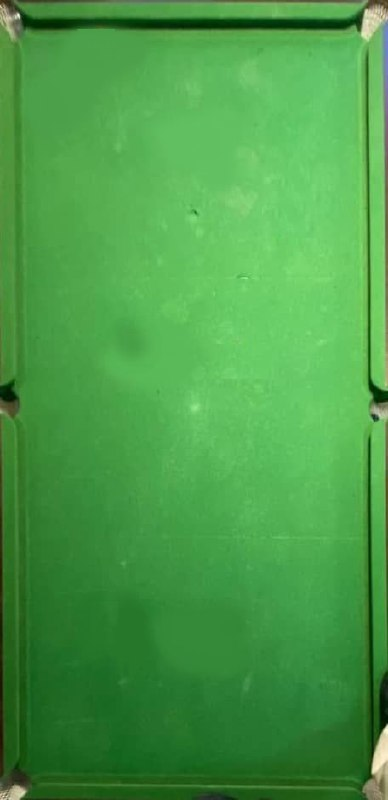
#> input picture blank_table.jpg, 388 x 800 px
$ python reduce_pictures.py
#> lines starting #> are read from the running program, lines starting #| are printed output that depends on the picture; after the words box and inside, x2 and y2 are one past the last pixel; in counts of white or black regions, pixels touching at a corner belong together
import cv2
import numpy as np


def find_balls(blank_table_img_path, table_with_balls_img_path, output_img_path):
    # Load the images
#> called with blank_table_img_path = 'blank_table.jpg', table_with_balls_img_path = 'pool_table_with_balls.jpg', output_img_path = 'marked_table.jpg'
    blank_table_img = cv2.imread(blank_table_img_path)
#> blank_table_img is the input picture: shape (800, 388, 3); mean B, G, R 71.7, 156.6, 73.8
    table_with_balls_img = cv2.imread(table_with_balls_img_path)
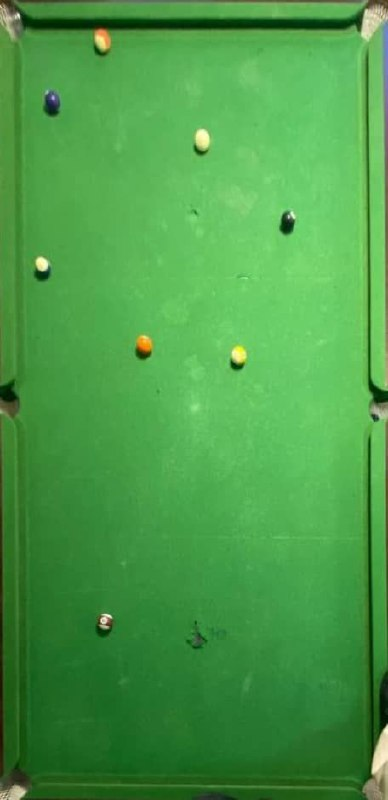
#> input picture pool_table_with_balls.jpg, 388 x 800 px
#> table_with_balls_img is the input picture: shape (800, 388, 3); mean B, G, R 71.6, 156.1, 74.2

    # Ensure both images have the same dimensions
    if blank_table_img.shape != table_with_balls_img.shape:
        raise ValueError("Image dimensions do not match")

    # Convert the images to grayscale
    blank_table_gray = cv2.cvtColor(blank_table_img, cv2.COLOR_BGR2GRAY)
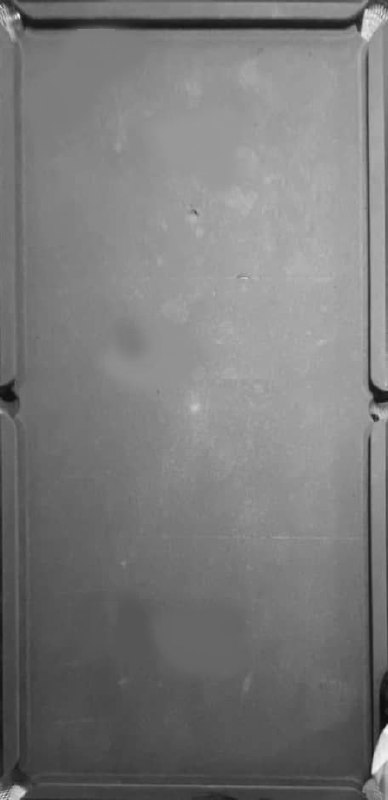
#> blank_table_gray: shape (800, 388); min 12, max 248, mean 122.1
    table_with_balls_gray = cv2.cvtColor(table_with_balls_img, cv2.COLOR_BGR2GRAY)

    # Calculate the absolute difference between the two images
    diff_img = cv2.absdiff(blank_table_gray, table_with_balls_gray)
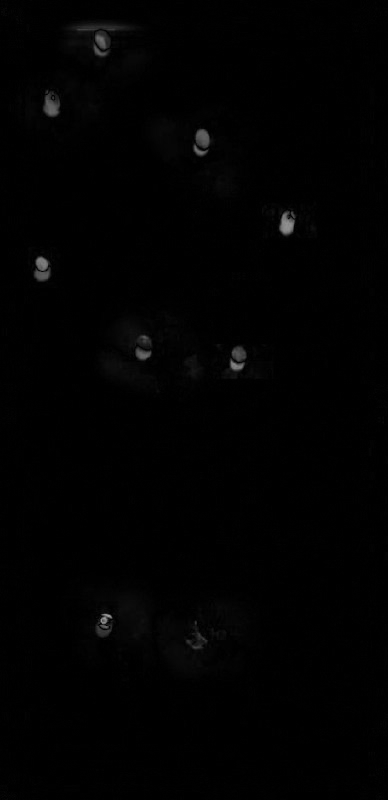
#> diff_img: shape (800, 388); min 0, max 158, mean 1.5

    # Apply thresholding to find the regions with balls
    _, thresholded_diff = cv2.threshold(diff_img, 37, 255, cv2.THRESH_BINARY)
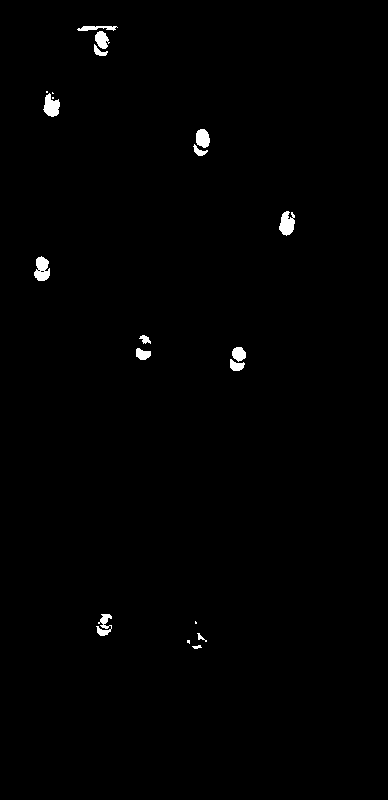
#> thresholded_diff: shape (800, 388); 0.72% white; 20 white regions (5 under 20 px)

    # Find contours in the thresholded image
    contours, _ = cv2.findContours(thresholded_diff, cv2.RETR_EXTERNAL, cv2.CHAIN_APPROX_SIMPLE)
#> contours = 20 contours, 7 with area under 20; largest, box (x1, y1, x2, y2) and area: (34, 256, 50, 281) 254, (279, 211, 295, 236) 240, (43, 93, 60, 117) 230, (196, 129, 210, 148) 186, (95, 31, 110, 49) 153

    # Initialize a list to store ball positions
    ball_positions = []

    # Draw circles around the detected balls on the original image
    result_img = table_with_balls_img.copy()
    for contour in contours:
        if cv2.contourArea(contour) > 100:  # You may need to adjust this threshold
            (x, y, w, h) = cv2.boundingRect(contour)
            center = (x + w // 2, y + h // 2)
            radius = max(w, h) // 2
            cv2.circle(result_img, center, radius, (0, 0, 255), 2)  # Red circle

            # Store the center coordinates of the detected ball as a tuple (x, y)
            ball_positions.append((center[0], center[1]))
#> this loop made 20 passes
#> (x, y, w, h, center, radius) on passes 5, 7, 8, 10, 11, 13, 15, 19: (96, 614, 16, 22, (104, 625), 11), (136, 348, 15, 12, (143, 354), 7), (232, 347, 14, 15, (239, 354), 7), (34, 256, 16, 25, (42, 268), 12), (279, 211, 16, 25, (287, 223), 12), (196, 129, 14, 19, (203, 138), 9), (43, 93, 17, 24, (51, 105), 12), (95, 31, 15, 18, (102, 40), 9)
#> contour on passes 4, 14, 16, 17: [[195, 621], [195, 623], [196, 623], [196, 622]], [[52, 97], [52, 98], [53, 98], [53, 97]], [[52, 92], [52, 93], [53, 93]], [[46, 91], [46, 92], [47, 92], [47, 91]]
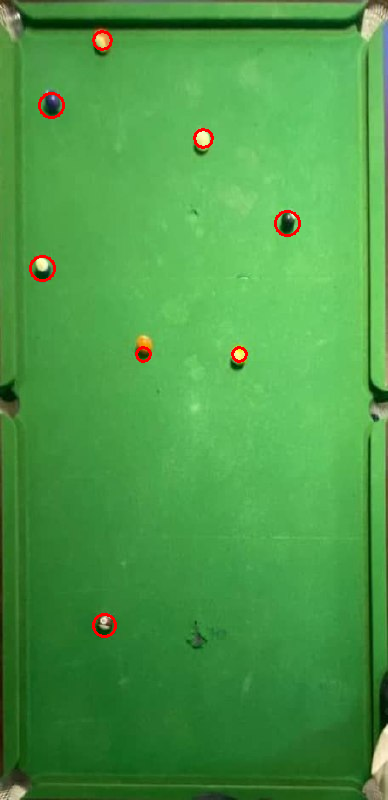
#> result_img: shape (800, 388, 3); 0.47% of pixels changed, all inside (x1, y1, x2, y2) = (29, 30, 301, 638)
#> after the loop, ball_positions = [(104, 625), (143, 354), (239, 354), (42, 268), (287, 223), (203, 138), (51, 105), (102, 40)]

    # Save or display the resulting image
    cv2.imwrite(output_img_path, result_img)

    # Return the list of ball positions
    return ball_positions


# Example usage:
ball_positions = find_balls("blank_table.jpg", "pool_table_with_balls.jpg", "marked_table.jpg")
print("List of Ball Positions:", ball_positions)
#| List of Ball Positions: [(104, 625), (143, 354), (239, 354), (42, 268), (287, 223), (203, 138), (51, 105), (102, 40)]
